Frame 1 (no input): blank canvas, image omitted
Frame 60 (no input): blank canvas, image omitted
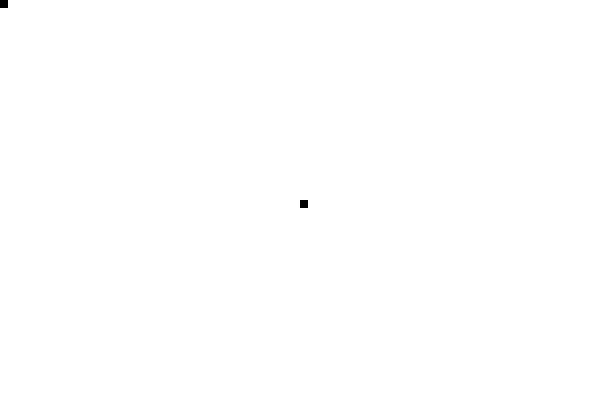
Frame 120 (the mouse pressed at the canvas centre since frame 60)

The p5.js sketch whose frames 1 and 60 were blank and that drew this single picture after the mouse press (run headless with seeded random() and noise() and a simulated clock; from frame 60 on, the mouse is pressed at the canvas centre):

// p5.js sketch
// ── sketch.js
t = 255;
v1 = 0;
v2 = 0;
v3 = 0

function setup() {
  createCanvas(600, 400);
}

function draw() {

  
  if (keyCode == 49) {
    v1 = 0
    v2 = 0
    v2 = v2 + 255
  }

  if(keyCode == 50)
  {
    v2 = 0
    v3 = 0
    v1 = 255
  }

  if(keyCode == 51)
  {
    v1 = 0
    v2 = 0
    v3 = 255
  }

  if(keyCode == 52)
  {
    v1 = 0
    v2 = 0
    v3 = 0
  }

  if(keyCode == 53)
  {
    v1 = 255
    v2 = 255
    v3 = 255
  }

if (keyCode == 54)
{
  t = 200
}

if(keyCode == 55)
{
  t = 175
}

if(keyCode == 56)
{
  t = 75
}

  if(keyCode == 57)
  {
    t = 0
  }

  if(keyCode == 48)
  {
    t = 255
  }
  
  if(mouseIsPressed){
  noStroke();
    fill(v1, v2, v3, t)
    square(pmouseX, pmouseY, 8)
  }

  
  if(keyCode == 13){
    clear();
  }
  
}
